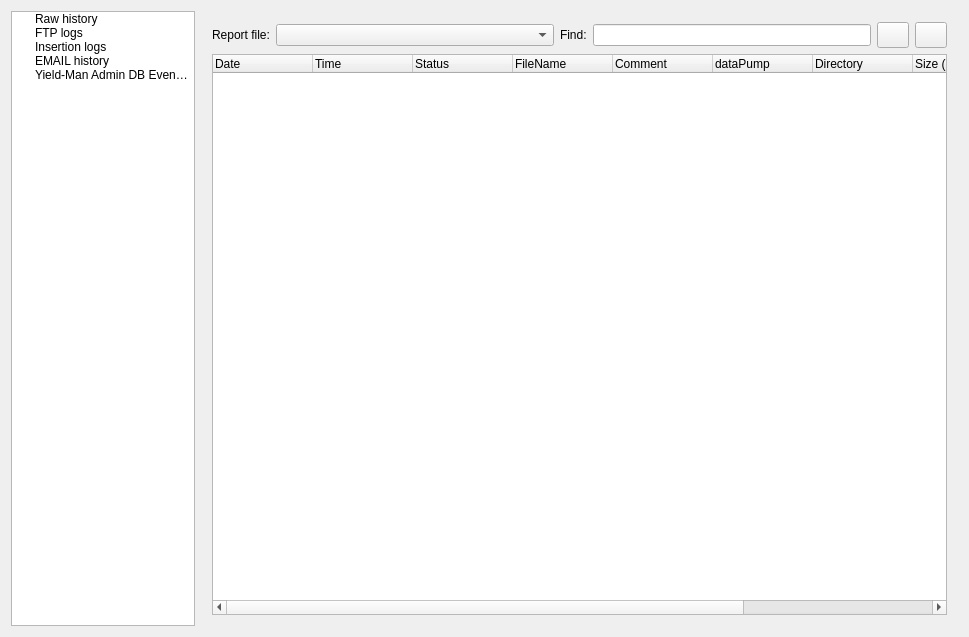
<?xml version="1.0" encoding="UTF-8"?>
<ui version="4.0">
 <class>monitor_admin_basedialog</class>
 <widget class="QWidget" name="monitor_admin_basedialog">
  <property name="geometry">
   <rect>
    <x>0</x>
    <y>0</y>
    <width>969</width>
    <height>637</height>
   </rect>
  </property>
  <property name="windowTitle">
   <string>Admin</string>
  </property>
  <property name="windowIcon">
   <iconset resource="gex.qrc">
    <normaloff>:/gex/icons/gex_application_48x48.png</normaloff>:/gex/icons/gex_application_48x48.png</iconset>
  </property>
  <property name="autoFillBackground">
   <bool>true</bool>
  </property>
  <layout class="QGridLayout" name="gridLayout_8">
   <item row="0" column="0">
    <layout class="QGridLayout" name="gridLayout_7">
     <item row="0" column="0">
      <layout class="QGridLayout" name="gridLayout_5"/>
     </item>
     <item row="1" column="1">
      <widget class="QTreeWidget" name="mUi_qlwSelectionList">
       <property name="minimumSize">
        <size>
         <width>184</width>
         <height>0</height>
        </size>
       </property>
       <property name="maximumSize">
        <size>
         <width>184</width>
         <height>16777215</height>
        </size>
       </property>
       <property name="autoExpandDelay">
        <number>-1</number>
       </property>
       <attribute name="headerVisible">
        <bool>false</bool>
       </attribute>
       <column>
        <property name="text">
         <string>1</string>
        </property>
       </column>
       <item>
        <property name="text">
         <string>Raw history</string>
        </property>
       </item>
       <item>
        <property name="text">
         <string>FTP logs</string>
        </property>
       </item>
       <item>
        <property name="text">
         <string>Insertion logs</string>
        </property>
       </item>
       <item>
        <property name="text">
         <string>EMAIL history</string>
        </property>
       </item>
       <item>
        <property name="text">
         <string>Yield-Man Admin DB Events logs</string>
        </property>
        <property name="flags">
         <set>ItemIsEnabled</set>
        </property>
       </item>
      </widget>
     </item>
     <item row="1" column="2">
      <widget class="QStackedWidget" name="stackedWidget">
       <property name="currentIndex">
        <number>2</number>
       </property>
       <widget class="QWidget" name="pageHistory">
        <layout class="QGridLayout" name="gridLayout_4">
         <item row="0" column="0">
          <layout class="QHBoxLayout" name="hBoxLayoutHistory">
           <item>
            <widget class="QLabel" name="labelFile_History">
             <property name="text">
              <string>History file:</string>
             </property>
             <property name="wordWrap">
              <bool>false</bool>
             </property>
            </widget>
           </item>
           <item>
            <widget class="QComboBox" name="comboFiles_History">
             <property name="sizePolicy">
              <sizepolicy hsizetype="Expanding" vsizetype="Fixed">
               <horstretch>0</horstretch>
               <verstretch>0</verstretch>
              </sizepolicy>
             </property>
            </widget>
           </item>
           <item>
            <widget class="QLabel" name="labelSearch_History">
             <property name="text">
              <string>Find:</string>
             </property>
             <property name="wordWrap">
              <bool>false</bool>
             </property>
            </widget>
           </item>
           <item>
            <widget class="QLineEdit" name="editSearch_History"/>
           </item>
           <item>
            <widget class="QPushButton" name="buttonPrev_History">
             <property name="sizePolicy">
              <sizepolicy hsizetype="Fixed" vsizetype="Fixed">
               <horstretch>0</horstretch>
               <verstretch>0</verstretch>
              </sizepolicy>
             </property>
             <property name="minimumSize">
              <size>
               <width>32</width>
               <height>26</height>
              </size>
             </property>
             <property name="maximumSize">
              <size>
               <width>32</width>
               <height>26</height>
              </size>
             </property>
             <property name="toolTip">
              <string>Find previous</string>
             </property>
             <property name="text">
              <string/>
             </property>
             <property name="icon">
              <iconset resource="../gex.qrc">
               <normaloff>:/gex/icons/arrow_left.png</normaloff>:/gex/icons/arrow_left.png</iconset>
             </property>
             <property name="iconSize">
              <size>
               <width>32</width>
               <height>32</height>
              </size>
             </property>
            </widget>
           </item>
           <item>
            <widget class="QPushButton" name="buttonNext_History">
             <property name="sizePolicy">
              <sizepolicy hsizetype="Fixed" vsizetype="Fixed">
               <horstretch>0</horstretch>
               <verstretch>0</verstretch>
              </sizepolicy>
             </property>
             <property name="minimumSize">
              <size>
               <width>32</width>
               <height>26</height>
              </size>
             </property>
             <property name="maximumSize">
              <size>
               <width>32</width>
               <height>26</height>
              </size>
             </property>
             <property name="toolTip">
              <string>Find next</string>
             </property>
             <property name="autoFillBackground">
              <bool>false</bool>
             </property>
             <property name="text">
              <string/>
             </property>
             <property name="icon">
              <iconset resource="../gex.qrc">
               <normaloff>:/gex/icons/arrow_right.png</normaloff>:/gex/icons/arrow_right.png</iconset>
             </property>
             <property name="iconSize">
              <size>
               <width>32</width>
               <height>32</height>
              </size>
             </property>
            </widget>
           </item>
          </layout>
         </item>
         <item row="1" column="0">
          <widget class="QTextEdit" name="textEditHistory">
           <property name="font">
            <font>
             <family>Bitstream Vera Sans Mono</family>
            </font>
           </property>
           <property name="autoFormatting">
            <set>QTextEdit::AutoAll</set>
           </property>
           <property name="readOnly">
            <bool>true</bool>
           </property>
          </widget>
         </item>
        </layout>
       </widget>
       <widget class="QWidget" name="pageGexFtpLog">
        <layout class="QGridLayout" name="gridLayout">
         <item row="0" column="0">
          <layout class="QHBoxLayout" name="hBoxLayoutGexFtp">
           <item>
            <widget class="QLabel" name="labelFile_GexFtp">
             <property name="text">
              <string>Log file:</string>
             </property>
             <property name="wordWrap">
              <bool>false</bool>
             </property>
            </widget>
           </item>
           <item>
            <widget class="QComboBox" name="comboFiles_GexFtp">
             <property name="sizePolicy">
              <sizepolicy hsizetype="Expanding" vsizetype="Fixed">
               <horstretch>0</horstretch>
               <verstretch>0</verstretch>
              </sizepolicy>
             </property>
            </widget>
           </item>
           <item>
            <widget class="QPushButton" name="buttonRefresh_GexFtp">
             <property name="minimumSize">
              <size>
               <width>0</width>
               <height>26</height>
              </size>
             </property>
             <property name="maximumSize">
              <size>
               <width>32767</width>
               <height>26</height>
              </size>
             </property>
             <property name="text">
              <string>Refresh</string>
             </property>
            </widget>
           </item>
           <item>
            <widget class="QLabel" name="labelSearch_GexFtp">
             <property name="text">
              <string>Find:</string>
             </property>
             <property name="wordWrap">
              <bool>false</bool>
             </property>
            </widget>
           </item>
           <item>
            <widget class="QLineEdit" name="editSearch_GexFtp"/>
           </item>
           <item>
            <widget class="QPushButton" name="buttonPrev_GexFtp">
             <property name="sizePolicy">
              <sizepolicy hsizetype="Fixed" vsizetype="Fixed">
               <horstretch>0</horstretch>
               <verstretch>0</verstretch>
              </sizepolicy>
             </property>
             <property name="minimumSize">
              <size>
               <width>32</width>
               <height>26</height>
              </size>
             </property>
             <property name="maximumSize">
              <size>
               <width>32</width>
               <height>26</height>
              </size>
             </property>
             <property name="toolTip">
              <string>Find previous</string>
             </property>
             <property name="text">
              <string/>
             </property>
             <property name="icon">
              <iconset resource="../gex.qrc">
               <normaloff>:/gex/icons/arrow_left.png</normaloff>:/gex/icons/arrow_left.png</iconset>
             </property>
             <property name="iconSize">
              <size>
               <width>32</width>
               <height>32</height>
              </size>
             </property>
            </widget>
           </item>
           <item>
            <widget class="QPushButton" name="buttonNext_GexFtp">
             <property name="sizePolicy">
              <sizepolicy hsizetype="Fixed" vsizetype="Fixed">
               <horstretch>0</horstretch>
               <verstretch>0</verstretch>
              </sizepolicy>
             </property>
             <property name="minimumSize">
              <size>
               <width>32</width>
               <height>26</height>
              </size>
             </property>
             <property name="maximumSize">
              <size>
               <width>32</width>
               <height>26</height>
              </size>
             </property>
             <property name="toolTip">
              <string>Find next</string>
             </property>
             <property name="text">
              <string/>
             </property>
             <property name="icon">
              <iconset resource="../gex.qrc">
               <normaloff>:/gex/icons/arrow_right.png</normaloff>:/gex/icons/arrow_right.png</iconset>
             </property>
             <property name="iconSize">
              <size>
               <width>32</width>
               <height>32</height>
              </size>
             </property>
            </widget>
           </item>
          </layout>
         </item>
         <item row="1" column="0">
          <widget class="QTreeWidget" name="mUi_qtwGexFtp">
           <property name="rootIsDecorated">
            <bool>false</bool>
           </property>
           <attribute name="headerDefaultSectionSize">
            <number>110</number>
           </attribute>
           <column>
            <property name="text">
             <string>Date</string>
            </property>
           </column>
           <column>
            <property name="text">
             <string>Ftp server</string>
            </property>
           </column>
           <column>
            <property name="text">
             <string>Message</string>
            </property>
           </column>
          </widget>
         </item>
        </layout>
       </widget>
       <widget class="QWidget" name="pageReport">
        <layout class="QGridLayout" name="gridLayout_6">
         <item row="0" column="0">
          <layout class="QGridLayout" name="gridLayout_2">
           <item row="0" column="0">
            <widget class="QLabel" name="labelFile_Report">
             <property name="text">
              <string>Report file:</string>
             </property>
             <property name="wordWrap">
              <bool>false</bool>
             </property>
            </widget>
           </item>
           <item row="0" column="1">
            <widget class="QComboBox" name="comboFiles_Report">
             <property name="sizePolicy">
              <sizepolicy hsizetype="Expanding" vsizetype="Fixed">
               <horstretch>0</horstretch>
               <verstretch>0</verstretch>
              </sizepolicy>
             </property>
            </widget>
           </item>
           <item row="0" column="2">
            <widget class="QLabel" name="labelSearch_Report">
             <property name="text">
              <string>Find:</string>
             </property>
             <property name="wordWrap">
              <bool>false</bool>
             </property>
            </widget>
           </item>
           <item row="0" column="3">
            <widget class="QLineEdit" name="editSearch_Report"/>
           </item>
           <item row="0" column="4">
            <widget class="QPushButton" name="buttonPrev_Report">
             <property name="sizePolicy">
              <sizepolicy hsizetype="Fixed" vsizetype="Fixed">
               <horstretch>0</horstretch>
               <verstretch>0</verstretch>
              </sizepolicy>
             </property>
             <property name="minimumSize">
              <size>
               <width>32</width>
               <height>26</height>
              </size>
             </property>
             <property name="maximumSize">
              <size>
               <width>32</width>
               <height>26</height>
              </size>
             </property>
             <property name="toolTip">
              <string>Find previous</string>
             </property>
             <property name="text">
              <string/>
             </property>
             <property name="icon">
              <iconset resource="../gex.qrc">
               <normaloff>:/gex/icons/arrow_left.png</normaloff>:/gex/icons/arrow_left.png</iconset>
             </property>
             <property name="iconSize">
              <size>
               <width>32</width>
               <height>32</height>
              </size>
             </property>
            </widget>
           </item>
           <item row="0" column="5">
            <widget class="QPushButton" name="buttonNext_Report">
             <property name="sizePolicy">
              <sizepolicy hsizetype="Fixed" vsizetype="Fixed">
               <horstretch>0</horstretch>
               <verstretch>0</verstretch>
              </sizepolicy>
             </property>
             <property name="minimumSize">
              <size>
               <width>32</width>
               <height>26</height>
              </size>
             </property>
             <property name="maximumSize">
              <size>
               <width>32</width>
               <height>26</height>
              </size>
             </property>
             <property name="toolTip">
              <string>Find next</string>
             </property>
             <property name="text">
              <string/>
             </property>
             <property name="icon">
              <iconset resource="../gex.qrc">
               <normaloff>:/gex/icons/arrow_right.png</normaloff>:/gex/icons/arrow_right.png</iconset>
             </property>
             <property name="iconSize">
              <size>
               <width>32</width>
               <height>32</height>
              </size>
             </property>
            </widget>
           </item>
           <item row="1" column="0" colspan="6">
            <widget class="QTreeWidget" name="listView_Report">
             <column>
              <property name="text">
               <string>Date</string>
              </property>
             </column>
             <column>
              <property name="text">
               <string>Time</string>
              </property>
             </column>
             <column>
              <property name="text">
               <string>Status</string>
              </property>
             </column>
             <column>
              <property name="text">
               <string>FileName</string>
              </property>
             </column>
             <column>
              <property name="text">
               <string>Comment</string>
              </property>
             </column>
             <column>
              <property name="text">
               <string>dataPump</string>
              </property>
             </column>
             <column>
              <property name="text">
               <string>Directory</string>
              </property>
             </column>
             <column>
              <property name="text">
               <string>Size (Mb)</string>
              </property>
             </column>
             <column>
              <property name="text">
               <string>Duration (s)</string>
              </property>
             </column>
             <column>
              <property name="text">
               <string>Speed (Mb/s)</string>
              </property>
             </column>
            </widget>
           </item>
          </layout>
         </item>
        </layout>
       </widget>
       <widget class="QWidget" name="pageGexEmailLog">
        <layout class="QGridLayout" name="gridLayout_3">
         <item row="0" column="0">
          <layout class="QHBoxLayout" name="hBoxLayoutGexEmail">
           <item>
            <widget class="QLabel" name="labelFile_GexEmail">
             <property name="text">
              <string>Log file:</string>
             </property>
             <property name="wordWrap">
              <bool>false</bool>
             </property>
            </widget>
           </item>
           <item>
            <widget class="QComboBox" name="comboFiles_GexEmail">
             <property name="sizePolicy">
              <sizepolicy hsizetype="Expanding" vsizetype="Fixed">
               <horstretch>0</horstretch>
               <verstretch>0</verstretch>
              </sizepolicy>
             </property>
            </widget>
           </item>
           <item>
            <widget class="QPushButton" name="buttonRefresh_GexEmail">
             <property name="minimumSize">
              <size>
               <width>0</width>
               <height>26</height>
              </size>
             </property>
             <property name="maximumSize">
              <size>
               <width>32767</width>
               <height>26</height>
              </size>
             </property>
             <property name="text">
              <string>Refresh</string>
             </property>
            </widget>
           </item>
           <item>
            <widget class="QLabel" name="labelSearch_GexEmail">
             <property name="text">
              <string>Find:</string>
             </property>
             <property name="wordWrap">
              <bool>false</bool>
             </property>
            </widget>
           </item>
           <item>
            <widget class="QLineEdit" name="editSearch_GexEmail"/>
           </item>
           <item>
            <widget class="QPushButton" name="buttonPrev_GexEmail">
             <property name="sizePolicy">
              <sizepolicy hsizetype="Fixed" vsizetype="Fixed">
               <horstretch>0</horstretch>
               <verstretch>0</verstretch>
              </sizepolicy>
             </property>
             <property name="minimumSize">
              <size>
               <width>32</width>
               <height>26</height>
              </size>
             </property>
             <property name="maximumSize">
              <size>
               <width>32</width>
               <height>26</height>
              </size>
             </property>
             <property name="toolTip">
              <string>Find previous</string>
             </property>
             <property name="text">
              <string/>
             </property>
             <property name="icon">
              <iconset resource="../gex.qrc">
               <normaloff>:/gex/icons/arrow_left.png</normaloff>:/gex/icons/arrow_left.png</iconset>
             </property>
             <property name="iconSize">
              <size>
               <width>32</width>
               <height>32</height>
              </size>
             </property>
            </widget>
           </item>
           <item>
            <widget class="QPushButton" name="buttonNext_GexEmail">
             <property name="sizePolicy">
              <sizepolicy hsizetype="Fixed" vsizetype="Fixed">
               <horstretch>0</horstretch>
               <verstretch>0</verstretch>
              </sizepolicy>
             </property>
             <property name="minimumSize">
              <size>
               <width>32</width>
               <height>26</height>
              </size>
             </property>
             <property name="maximumSize">
              <size>
               <width>32</width>
               <height>26</height>
              </size>
             </property>
             <property name="toolTip">
              <string>Find next</string>
             </property>
             <property name="text">
              <string/>
             </property>
             <property name="icon">
              <iconset resource="../gex.qrc">
               <normaloff>:/gex/icons/arrow_right.png</normaloff>:/gex/icons/arrow_right.png</iconset>
             </property>
             <property name="iconSize">
              <size>
               <width>32</width>
               <height>32</height>
              </size>
             </property>
            </widget>
           </item>
          </layout>
         </item>
         <item row="1" column="0">
          <widget class="QTreeWidget" name="listView_GexEmail">
           <column>
            <property name="text">
             <string>Date</string>
            </property>
           </column>
           <column>
            <property name="text">
             <string>Mail file</string>
            </property>
           </column>
           <column>
            <property name="text">
             <string>Message</string>
            </property>
           </column>
          </widget>
         </item>
        </layout>
       </widget>
       <widget class="QWidget" name="m_poEvenLogPage">
        <layout class="QVBoxLayout" name="verticalLayout">
         <item>
          <layout class="QHBoxLayout" name="horizontalLayout">
           <item>
            <spacer name="horizontalSpacer">
             <property name="orientation">
              <enum>Qt::Horizontal</enum>
             </property>
             <property name="sizeHint" stdset="0">
              <size>
               <width>40</width>
               <height>16</height>
              </size>
             </property>
            </spacer>
           </item>
           <item>
            <widget class="QPushButton" name="m_poReloadViewManager">
             <property name="maximumSize">
              <size>
               <width>16777215</width>
               <height>16</height>
              </size>
             </property>
             <property name="toolTip">
              <string>&lt;html&gt;&lt;head/&gt;&lt;body&gt;&lt;p&gt;Reload filter settings and refresh the GUI&lt;/p&gt;&lt;/body&gt;&lt;/html&gt;</string>
             </property>
             <property name="text">
              <string>Reload</string>
             </property>
             <property name="icon">
              <iconset resource="../gex.qrc">
               <normaloff>:/gex/icons/refresh.png</normaloff>:/gex/icons/refresh.png</iconset>
             </property>
             <property name="flat">
              <bool>true</bool>
             </property>
            </widget>
           </item>
           <item>
            <widget class="QPushButton" name="m_poSaveViewManager">
             <property name="maximumSize">
              <size>
               <width>16777215</width>
               <height>16</height>
              </size>
             </property>
             <property name="toolTip">
              <string>&lt;html&gt;&lt;head/&gt;&lt;body&gt;&lt;p&gt;Export filter settings&lt;/p&gt;&lt;/body&gt;&lt;/html&gt;</string>
             </property>
             <property name="text">
              <string>Export</string>
             </property>
             <property name="icon">
              <iconset resource="../gex.qrc">
               <normaloff>:/gex/icons/file_save.png</normaloff>:/gex/icons/file_save.png</iconset>
             </property>
             <property name="flat">
              <bool>true</bool>
             </property>
            </widget>
           </item>
          </layout>
         </item>
        </layout>
       </widget>
      </widget>
     </item>
    </layout>
   </item>
  </layout>
 </widget>
 <layoutdefault spacing="6" margin="11"/>
 <resources>
  <include location="../gex.qrc"/>
 </resources>
 <connections/>
</ui>
